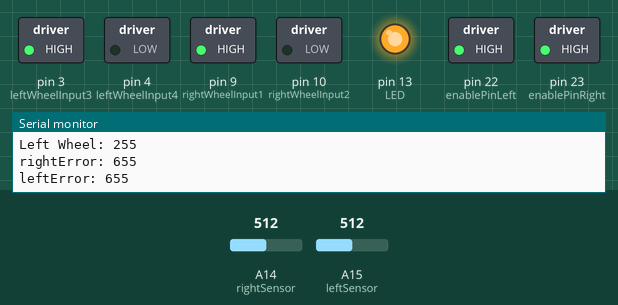
A sketch run on a simulated Arduino Mega 2560, built with avr-gcc and run on an emulated ATmega2560. Parts: switched loads named in the sketch (green lamp = pin HIGH), output pins drawn as LEDs (lit = HIGH), the last lines printed to the serial monitor. The test bench sets the inputs (shaded band); at power-on: A14 (rightSensor) = 512, A15 (leftSensor) = 512.

Above: at 1.2 s.
1.3 s: A14 (rightSensor) set to 550
At 2.2 s:
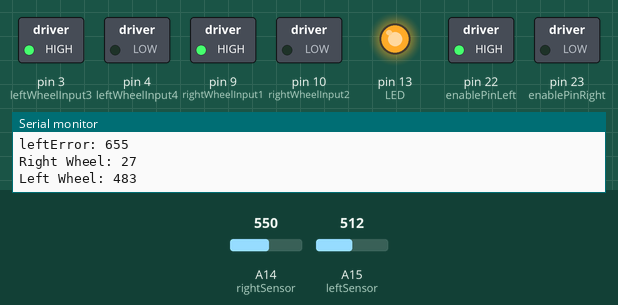
2.8 s: A15 (leftSensor) set to 536
At 3.7 s:
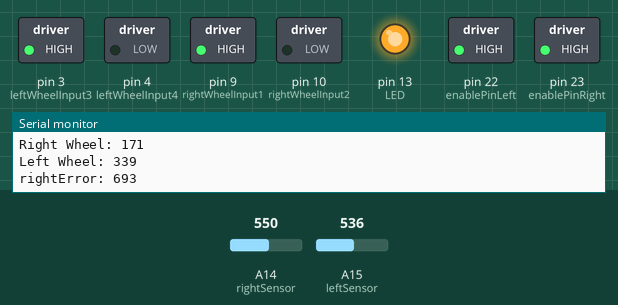
5.8 s: A14 (rightSensor) set to 511
At 7.1 s:
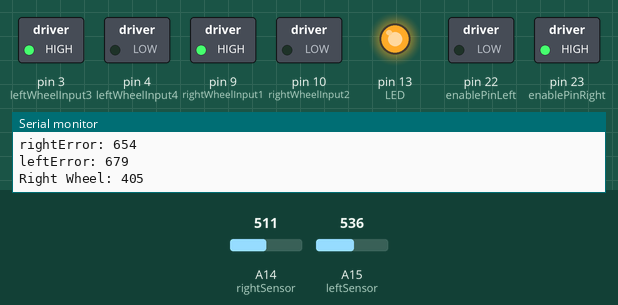
7.4 s: A15 (leftSensor) set to 511
At 8.8 s:
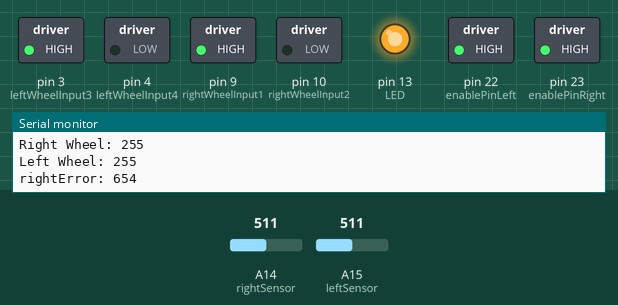
Timing chart, 0 to 10.4 s (numbered marks = the images above; inputs shaded):
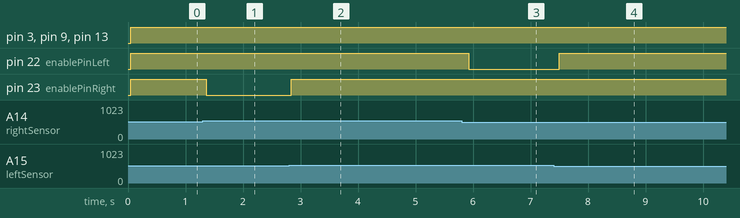

The sketch:

may_20.ino.ino
```cpp
/*
  UCLA IEEE OPS 2015-16 Capstone Project
  Christine Chen, Allison Doami, and Charlotte McGinn
*/

#define rightSensor 14  //outside one
#define leftSensor 15   //inside one

#define rightWheelInput1 9
#define rightWheelInput2 10

#define leftWheelInput3 3
#define leftWheelInput4 4

#define enablePinLeft 22    //22 and 23 are our EN1 and EN2
#define enablePinRight 23

#define LED 13


 int sensorRight = 0;    //right and left sensor readings
 int sensorLeft = 0;

 int rightSpeed = 0;     //right and left motor speeds
 int leftSpeed = 0;

 int rightError = 0;     //right and left motor error
 int leftError = 0;

 int rightBaseline = 0;  //right and left motor baseline
 int leftBaseline = 0;

 double kp = 6;          //proportional constant
 double kd = 0;          //derivative constant
 double ki = 0;          //integral constant

 int error = 0;          //error (rightError - leftError)
 int dError = 0;         //derivative error
 int pError = 0;         //previous error
 int integral = 0;       //integral value
 int speedChange = 0;

 int maxSpeed = 255;     //maxSpeed = 70, KpRight = 0.3, KpLeft = 0.5
                         //maxSpeed = 100; KpRight = 0.3, KpLeft = 0.3

 int delaytime = 0;    //time between control loop iterations

void setup() {
  Serial.begin(9600);

  pinMode(rightSensor, INPUT);
  pinMode(leftSensor, INPUT);

  pinMode(rightWheelInput1, OUTPUT);
  pinMode(rightWheelInput2, OUTPUT);

  pinMode(leftWheelInput3, OUTPUT);
  pinMode(leftWheelInput4, OUTPUT);

  pinMode(enablePinRight, OUTPUT);
  pinMode(enablePinLeft, OUTPUT);

  digitalWrite(LED, HIGH);

  // sample and find average value for right and left sensors
  for(int i = 0; i < 200; i++){
     rightBaseline += analogRead(rightSensor);
     leftBaseline += analogRead(leftSensor);
  }

  digitalWrite(LED, LOW);

  rightBaseline /= 200;
  leftBaseline /= 200;

  pinMode(LED, OUTPUT);
}


void loop() {

  sensorRight = analogRead(rightSensor);     //read right sensor value
  sensorLeft = analogRead(leftSensor);       //read left sensor value

  rightError = sensorRight - rightBaseline;  //calculate right sensor error
  leftError = sensorLeft - leftBaseline;     //calculate left sensor error

  error = rightError - leftError;            //calculate error between sensors
  dError = error - pError;                   //calculate the derivative error
  integral += error;                         //update the integral
  pError = error;                            //update the previous error value

  rightSpeed = maxSpeed;                     //set the speed of right motor
  leftSpeed = maxSpeed;                      //set the speed of left motor

  speedChange = (kp*error) + (kd*dError) + (ki*integral); //use PID to calculate the speed change
  rightSpeed -= speedChange;                              //update the right speed
  leftSpeed += speedChange;                               //update the left speed

  Serial.print("rightError: ");
  Serial.println(rightError);
  Serial.print("leftError: ");
  Serial.println(leftError);
  Serial.println();

  //this makes it go forward: having rightWheelInput1: HIGH, rightWheelInput2: LOW
  //this makes it go forward: having leftWheelInput3: HIGH, leftWheelInput4: LOW
  digitalWrite(rightWheelInput1, HIGH);
  digitalWrite(rightWheelInput2, LOW);

  digitalWrite(leftWheelInput3, HIGH);
  digitalWrite(leftWheelInput4, LOW);

  //update the speed of the right motor to our calculated speed
  analogWrite(enablePinRight, rightSpeed);
  Serial.print("Right Wheel: ");
  Serial.println(rightSpeed);

  //update the speed of the left motor to our calculated speed
  analogWrite(enablePinLeft, leftSpeed);
  Serial.print("Left Wheel: ");
  Serial.println(leftSpeed);
  Serial.println();

  digitalWrite(LED, HIGH);

  delay(delaytime);
}
```

Measured:
- the behaviour switches between 533 and 534 on A14 (rightSensor) (found by bisection; images 0 and 1)
- the behaviour switches between 528 and 529 on A15 (leftSensor) (found by bisection; images 1 and 2)
- after the input at 1.3 s, pin 23 (enablePinRight): HIGH → LOW after 0.06 s
- after the input at 2.8 s, pin 23 (enablePinRight): LOW → HIGH at once
- after the input at 5.8 s, pin 22 (enablePinLeft): HIGH → LOW after 0.13 s
- after the input at 7.4 s, pin 22 (enablePinLeft): LOW → HIGH after 0.10 s
